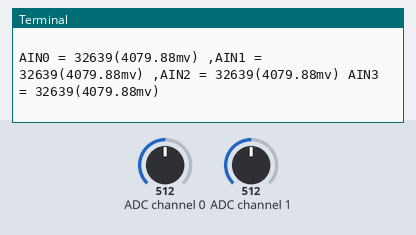
Recording of a program running on a simulated Raspberry Pi (BCM pin numbers). On the bench: the last lines printed to the terminal. The test bench sets the inputs (shaded band); at power-on: ADC channel 0 = 512, ADC channel 1 = 512 (analog values on the 0–1023 scale).

Above: at 1.2 s.
1.3 s: ADC channel 0 set to 716
At 2.2 s:
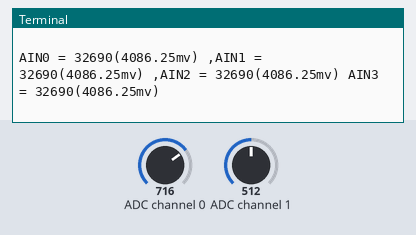
2.8 s: ADC channel 1 set to 716
At 3.3 s:
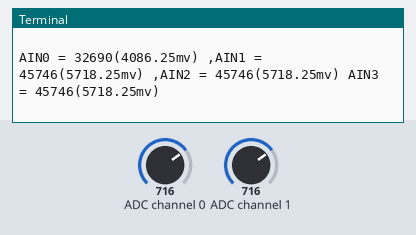
4.3 s: ADC channel 0 set to 900
At 5.2 s:
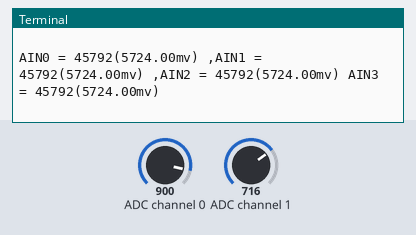
5.8 s: ADC channel 1 set to 900
At 6.3 s:
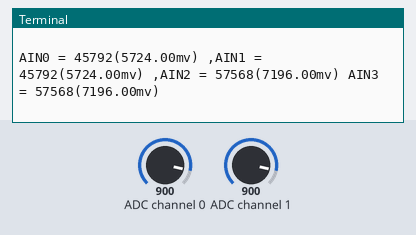
Timing chart, 0 to 8.3 s (numbered marks = the images above; inputs shaded):
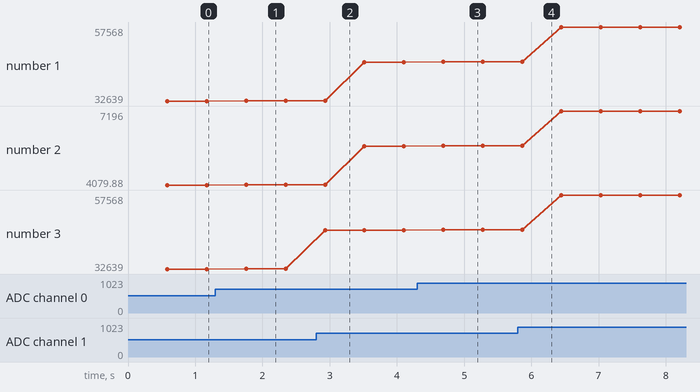

Measured:
- after the input at 1.3 s, the terminal: prints a new line after 0.46 s (image 1)
- after the input at 2.8 s, the terminal: prints a new line after 0.13 s (image 2)
- after the input at 4.3 s, the terminal: prints a new line after 0.39 s (image 3)
- after the input at 5.8 s, the terminal: prints a new line after 0.06 s (image 4)
- plotted number 1: 32639 → 32690 after the input at 1.3 s, 32690 → 45746 after the input at 2.8 s, 45746 → 45792 after the input at 4.3 s, 45792 → 57568 after the input at 5.8 s
- plotted number 2: 4079.88 → 4086.25 after the input at 1.3 s, 4086.25 → 5718.25 after the input at 2.8 s, 5718.25 → 5724 after the input at 4.3 s, 5724 → 7196 after the input at 5.8 s
- plotted number 3: 32639 → 32690 after the input at 1.3 s, 32690 → 45746 after the input at 2.8 s, 45746 → 45792 after the input at 4.3 s, 45792 → 57568 after the input at 5.8 s

The program:

SGM58031.py
```python
#!/usr/bin/python
# -*- coding:utf-8 -*-
import time

try:
    import smbus
except ImportError:
    smbus = None

SGM_I2C_ADDRESS = 0x48

# Pointer Register
SGM_POINTER_CONVERT = 0x00
SGM_POINTER_CONFIG = 0x01
SGM_POINTER_LOWTHRESH = 0x02
SGM_POINTER_HIGHTHRESH = 0x03

# Config Register
SGM_CONFIG_OS_BUSY = 0x0000  # Device is currently performing a conversion
SGM_CONFIG_OS_NOBUSY = 0x8000  # Device is not currently performing a conversion
SGM_CONFIG_OS_SINGLE_CONVERT = (
    0x8000  # Start a single conversion (when in power-down state)
)
SGM_CONFIG_OS_NO_EFFECT = 0x0000  # No effect
SGM_CONFIG_MUX_MUL_0_1 = (
    0x0000  # Input multiplexer,AINP = AIN0 and AINN = AIN1(default)
)
SGM_CONFIG_MUX_MUL_0_3 = 0x1000  # Input multiplexer,AINP = AIN0 and AINN = AIN3
SGM_CONFIG_MUX_MUL_1_3 = 0x2000  # Input multiplexer,AINP = AIN1 and AINN = AIN3
SGM_CONFIG_MUX_MUL_2_3 = 0x3000  # Input multiplexer,AINP = AIN2 and AINN = AIN3
SGM_CONFIG_MUX_SINGLE_0 = 0x4000  # SINGLE,AIN0
SGM_CONFIG_MUX_SINGLE_1 = 0x5000  # SINGLE,AIN1
SGM_CONFIG_MUX_SINGLE_2 = 0x6000  # SINGLE,AIN2
SGM_CONFIG_MUX_SINGLE_3 = 0x7000  # SINGLE,AIN3
SGM_CONFIG_PGA_6144 = 0x0000  # Gain= +/- 6.144V
SGM_CONFIG_PGA_4096 = 0x0200  # Gain= +/- 4.096V
SGM_CONFIG_PGA_2048 = 0x0400  # Gain= +/- 2.048V(default)
SGM_CONFIG_PGA_1024 = 0x0600  # Gain= +/- 1.024V
SGM_CONFIG_PGA_512 = 0x0800  # Gain= +/- 0.512V
SGM_CONFIG_PGA_256 = 0x0A00  # Gain= +/- 0.256V
SGM_CONFIG_MODE_CONTINUOUS = 0x0000  # Device operating mode:Continuous-conversion mode
SGM_CONFIG_MODE_NOCONTINUOUS = (
    0x0100  # Device operating mode：Single-shot mode or power-down state (default)
)
SGM_CONFIG_DR_RATE_7_5 = 0x0000  # Data rate=7.5Hz
SGM_CONFIG_DR_RATE_15 = 0x0020  # Data rate=15Hz
SGM_CONFIG_DR_RATE_30 = 0x0040  # Data rate=30Hz
SGM_CONFIG_DR_RATE_60 = 0x0060  # Data rate=60Hz
SGM_CONFIG_DR_RATE_120 = 0x0080  # Data rate=120Hz
SGM_CONFIG_DR_RATE_240 = 0x00A0  # Data rate=240Hz
SGM_CONFIG_DR_RATE_480 = 0x00C0  # Data rate=480Hz
SGM_CONFIG_DR_RATE_960 = 0x00E0  # Data rate=960Hz
SGM_CONFIG_COMP_MODE_WINDOW = 0x0010  # Comparator mode：Window comparator
SGM_CONFIG_COMP_MODE_TRADITIONAL = (
    0x0000  # Comparator mode：Traditional comparator (default)
)
SGM_CONFIG_COMP_POL_LOW = 0x0000  # Comparator polarity：Active low (default)
SGM_CONFIG_COMP_POL_HIGH = 0x0008  # Comparator polarity：Active high
SGM_CONFIG_COMP_LAT = 0x0004  # Latching comparator
SGM_CONFIG_COMP_NONLAT = 0x0000  # Nonlatching comparator (default)
SGM_CONFIG_COMP_QUE_ONE = 0x0000  # Assert after one conversion
SGM_CONFIG_COMP_QUE_TWO = 0x0001  # Assert after two conversions
SGM_CONFIG_COMP_QUE_FOUR = 0x0002  # Assert after four conversions
SGM_CONFIG_COMP_QUE_NON = (
    0x0003  # Disable comparator and set ALERT/RDY pin to high-impedance (default)
)

Config_Set = 0


class SGM58031(object):
    def __init__(self, address=SGM_I2C_ADDRESS):
        if smbus is None:
            return

        self._address = address
        self._bus = smbus.SMBus(1)

    def SGM58031_SINGLE_READ(self, channel):  # Read single channel data
        data = 0
        Config_Set = (
            SGM_CONFIG_MODE_NOCONTINUOUS  # mode：Single-shot mode or power-down state    (default)
            | SGM_CONFIG_PGA_4096  # Gain= +/- 4.096V                              (default)
            | SGM_CONFIG_COMP_QUE_NON  # Disable comparator                            (default)
            | SGM_CONFIG_COMP_NONLAT  # Nonlatching comparator                        (default)
            | SGM_CONFIG_COMP_POL_LOW  # Comparator polarity：Active low               (default)
            | SGM_CONFIG_COMP_MODE_TRADITIONAL  # Traditional comparator                        (default)
            | SGM_CONFIG_DR_RATE_480
        )  # Data rate=480Hz                             (default)
        if channel == 0:
            Config_Set |= SGM_CONFIG_MUX_SINGLE_0
        elif channel == 1:
            Config_Set |= SGM_CONFIG_MUX_SINGLE_1
        elif channel == 2:
            Config_Set |= SGM_CONFIG_MUX_SINGLE_2
        elif channel == 3:
            Config_Set |= SGM_CONFIG_MUX_SINGLE_3
        Config_Set |= SGM_CONFIG_OS_SINGLE_CONVERT
        self._write_word(SGM_POINTER_CONFIG, Config_Set)
        time.sleep(0.02)
        data = self._read_u16(SGM_POINTER_CONVERT)
        return data

    def _read_u16(self, cmd):
        LSB = self._bus.read_byte_data(self._address, cmd)
        MSB = self._bus.read_byte_data(self._address, cmd + 1)
        return (LSB << 8) + MSB

    def _write_word(self, cmd, val):
        Val_H = val & 0xFF
        Val_L = val >> 8
        val = (Val_H << 8) | Val_L
        self._bus.write_word_data(self._address, cmd, val)


if __name__ == "__main__":
    print("\nSGM58031 Test Program ...\n")
    sgm58031 = SGM58031()
    state = sgm58031._read_u16(SGM_POINTER_CONFIG) & 0x8000

    if state != 0x8000:
        print("\nSGM58031 Error\n")

    while True:
        try:
            time.sleep(0.5)
            AIN0_DATA = sgm58031.SGM58031_SINGLE_READ(0)
            AIN1_DATA = sgm58031.SGM58031_SINGLE_READ(1)
            AIN2_DATA = sgm58031.SGM58031_SINGLE_READ(2)
            AIN3_DATA = sgm58031.SGM58031_SINGLE_READ(3)
            print(
                "\nAIN0 = %d(%.2fmv) ,AIN1 = %d(%.2fmv) ,AIN2 = %d(%.2fmv) AIN3 = %d(%.2fmv)\n\r"
                % (
                    AIN0_DATA,
                    AIN0_DATA * 0.125,
                    AIN1_DATA,
                    AIN1_DATA * 0.125,
                    AIN2_DATA,
                    AIN2_DATA * 0.125,
                    AIN3_DATA,
                    AIN3_DATA * 0.125,
                )
            )
        except KeyboardInterrupt:
            print("\nProgram end")
            break
```
